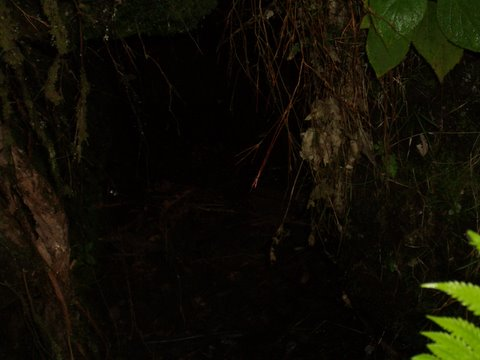
%> input picture Tarea 7 Equalizacion de Histograma/DarkLog.jpg, 480 x 360 px
$ octave CV_HW7_OWN_HE_Elias_Santiago.m   (GNU Octave 9; MATLAB toolbox functions it lacks are replaced by stand-ins)
%> lines starting %> are read from the running program, lines starting %| are printed output that depends on the picture
 %Load DarkLog
im1 = imread('DarkLog.jpg');
%> im1 is the input picture: size 360x480x3 uint8; mean R, G, B 16.3, 14.3, 4.9
im1Gray = rgb2gray(im1);
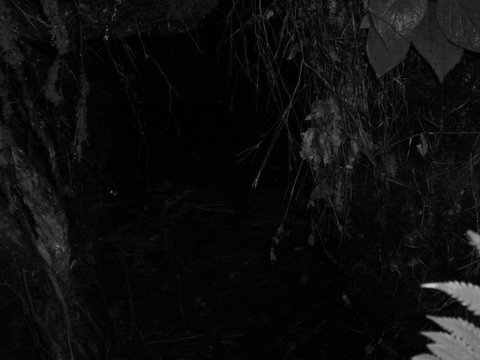
%> im1Gray: size 360x480 uint8; min 0, max 209, mean 13.8


%Load DarkTree
im2 = imread('DarkTree.jpg');
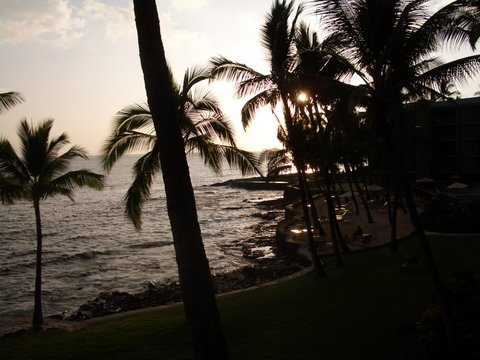
%> input picture Tarea 7 Equalizacion de Histograma/DarkTree.jpg, 480 x 360 px
%> im2 is the input picture: size 360x480x3 uint8; mean R, G, B 80.8, 74.3, 66
im2Gray = rgb2gray(im2);
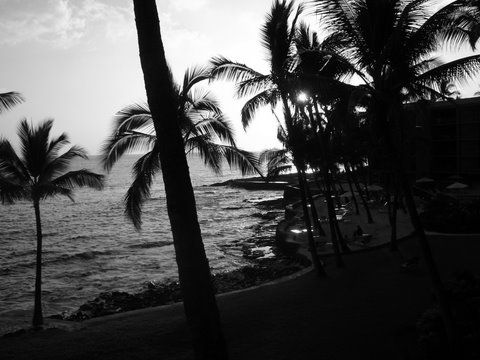
%> im2Gray: size 360x480 uint8; min 0, max 255, mean 75.3


%Get the values of the histograms of the images
im1Histo =  histcounts(im1Gray,0:255);
%> im1Histo = 255 values, max 17953 at index 3, min 0 at index 176, mean 677.6
im2Histo =  histcounts(im2Gray,0:255);
%> im2Histo = 255 values, max 8706 at index 8, min 168 at index 181, mean 677.6


%The histogram values are divided by the number of pixels to obtain the frequency
im1Res = im1Histo/numel(im1Gray);
%> im1Res = 255 values, max 0.104 at index 3, min 0 at index 176, mean 0.00392
im2Res = im2Histo/numel(im2Gray);
%> im2Res = 255 values, max 0.0504 at index 8, min 0.000972 at index 181, mean 0.00392


%Cumulative Sum of the resulting images
im1Sum=cumsum(im1Res);
%> im1Sum = 255 values from 0.0109 to 1
im2Sum=cumsum(im2Res);
%> im2Sum = 255 values from 0.00575 to 1


%Apply the s=T(r) transformation
im1Eq=im1Sum(im1Gray+15);
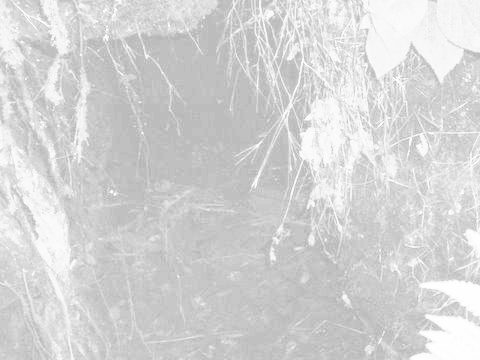
%> im1Eq: size 360x480 double; min 0.721, max 1, mean 0.834
im2Eq=im1Sum(im2Gray+50);
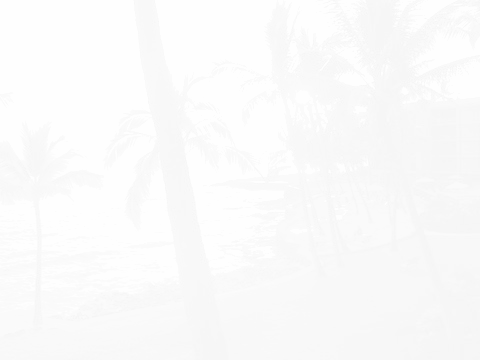
%> im2Eq: size 360x480 double; min 0.963, max 1, mean 0.984


%Display the results
figure, imshowpair(im1Gray,im1Eq,'montage'), title("Gray DarkLog and Equalized DarkLog");
%> after `imshowpair(im1Gray,im1Eq,'montage')`:
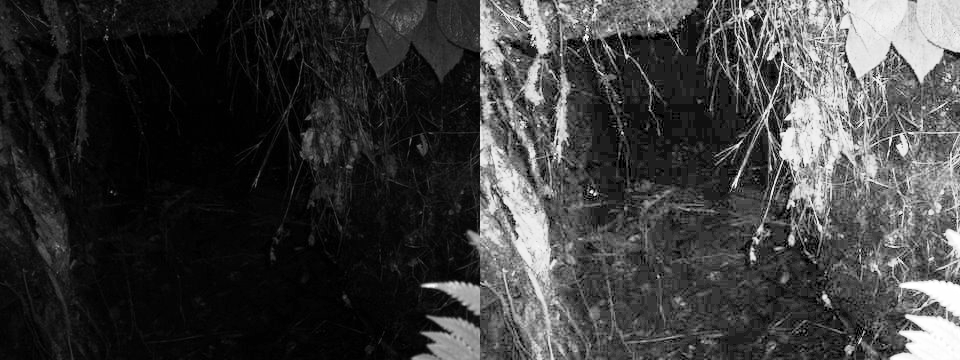
%> displayed picture: size 360x960, on the screen's scale of 0 to 255; min 0, max 255, mean 59.7
figure, imshowpair(im2Gray,im2Eq,'montage'), title("Gray DarkTree and Equalized DarkTree");
%> after `imshowpair(im2Gray,im2Eq,'montage')`:
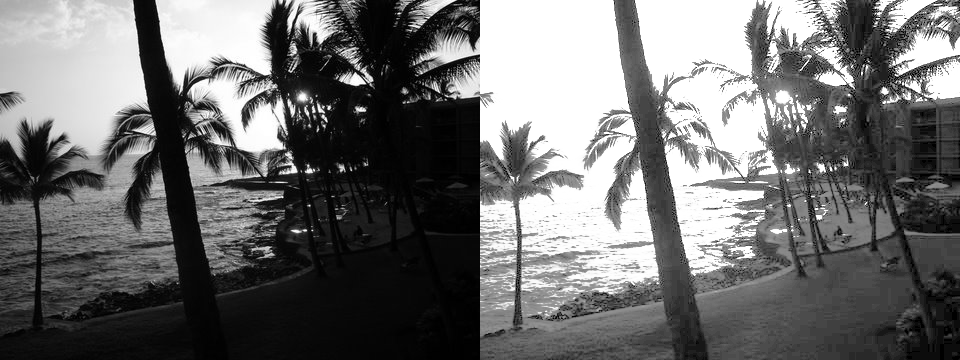
%> displayed picture: size 360x960, on the screen's scale of 0 to 255; min 0, max 255, mean 110.2
